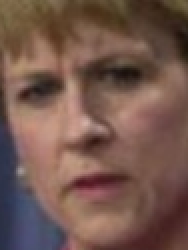
#> input picture data/lfw_diff_pairs/pair000_B.png, 94 x 125 px (shown 2 times larger)
$ python -i mad_features.py   (imports and definitions only)
#> lines starting #> are read from the running program, lines starting #| are printed output that depends on the picture
#> further down, picture is the input picture: shape (125, 94, 3); mean B, G, R 76.9, 86.9, 116.1
"""Feature extraction for single-image morphing-attack detection (S-MAD),
following Venkatesh, Raghavendra, Raja & Busch, "Single Image Face Morphing
Attack Detection Using Ensemble of Features" (IEEE FUSION 2020): color-space
expansion (YCbCr + HSV) -> Laplacian-pyramid scale space -> LBP / HOG / BSIF
texture descriptors, one long feature vector per descriptor per image.

Deviation from the paper: BSIF normally uses a filter bank pre-learned via
ICA on a large natural-image corpus (Kannala & Rahtu, 2012). We do not have
that corpus, so `learn_bsif_filters` learns an equivalent small ICA filter
bank directly from the bona fide training images of each cross-validation
fold instead -- same idea (statistically independent texture filters),
different (and fold-local, leakage-free) training data.
"""
import cv2
import numpy as np
from skimage.feature import local_binary_pattern, hog
from sklearn.decomposition import FastICA

RESIZE = (96, 96)
PYRAMID_LEVELS = 3
LBP_RADIUS, LBP_POINTS = 1, 8
BLOCK, STRIDE = 20, 10
BSIF_PATCH = 5
BSIF_N_FILTERS = 6  # -> 2**6 = 64-bin BSIF code


def to_color_channels(img_bgr):
    """The paper's 'Ic_i, i=1..6': the 3 channels of YCbCr and of HSV."""
    ycc = cv2.cvtColor(img_bgr, cv2.COLOR_BGR2YCrCb)
#> ycc: shape (125, 94, 3); mean of channels 0, 1, 2 94.5, 143.4, 118.1
    hsv = cv2.cvtColor(img_bgr, cv2.COLOR_BGR2HSV)
#> hsv: shape (125, 94, 3); mean H, S, V 24.5, 98.1, 118.4
    return [ycc[:, :, i] for i in range(3)] + [hsv[:, :, i] for i in range(3)]


def laplacian_pyramid(gray, levels=PYRAMID_LEVELS):
    """Classic Laplacian pyramid: `levels-1` high-frequency detail bands plus
    one coarse Gaussian residual, capturing morphing-warp residue at
    multiple scales."""
    g = [gray.astype(np.float32)]
    for _ in range(levels - 1):
        g.append(cv2.pyrDown(g[-1]))
    lap = []
    for i in range(levels - 1):
        up = cv2.pyrUp(g[i + 1], dstsize=(g[i].shape[1], g[i].shape[0]))
        lap.append(g[i] - up)
    lap.append(g[-1])
    return lap


def _normalize_u8(img):
    img = img.astype(np.float32)
    mn, mx = float(img.min()), float(img.max())
    if mx - mn < 1e-6:
        return np.zeros(img.shape, dtype=np.uint8)
    return ((img - mn) / (mx - mn) * 255).astype(np.uint8)


def _resize(img):
    return cv2.resize(_normalize_u8(img), RESIZE, interpolation=cv2.INTER_AREA)


def scale_space_images(img_bgr):
    """The 18 resized scale-space sub-images: 6 color channels x 3
    Laplacian-pyramid levels."""
    out = []
    for ch in to_color_channels(img_bgr):
        for level in laplacian_pyramid(ch):
            out.append(_resize(level))
#> this loop made 6 passes
#> pass 1, in _normalize_u8, `img = img.astype(np.float32)`:
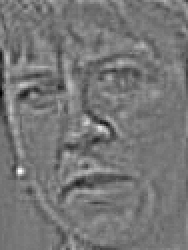
#> img: shape (125, 94) float32 (shown 2 times larger); min -23.24, max 26.57, mean 0; drawn with min black and max white
#> pass 1, in _normalize_u8 (call 2), `img = img.astype(np.float32)`:
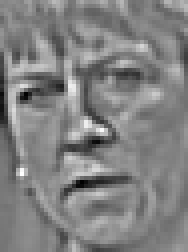
#> img: shape (63, 47) float32 (shown 4 times larger); min -30.72, max 29.37, mean -0.1; drawn with min black and max white
#> after the loop:
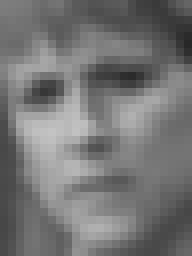
#> level: shape (32, 24) float32 (shown 8 times larger); min 40.92, max 195, mean 117.4
#> after the loop, out = 18 items
    return out


# [9 lines left out: function _block_histogram, not called in this run]


def lbp_descriptor(gray_u8):
    lbp = local_binary_pattern(gray_u8, LBP_POINTS, LBP_RADIUS, method="uniform")
    return _block_histogram(lbp.astype(np.int32), LBP_POINTS + 2)


def hog_descriptor(gray_u8):
    return hog(gray_u8, orientations=9, pixels_per_cell=(16, 16),
               cells_per_block=(2, 2), block_norm="L2-Hys", feature_vector=True)


# [31 lines left out: functions learn_bsif_filters, bsif_descriptor, not called in this run]


def lbp_stream(sub_images):
    return np.concatenate([lbp_descriptor(g) for g in sub_images])


def hog_stream(sub_images):
    return np.concatenate([hog_descriptor(g) for g in sub_images])


def bsif_stream(sub_images, filters):
    return np.concatenate([bsif_descriptor(g, filters) for g in sub_images])

>>> import cv2
>>> picture = cv2.imread('../data/lfw_diff_pairs/pair000_B.png')
>>> result = scale_space_images(picture)
#> result = 18 items

$ run again, on data/lfw_diff_pairs/pair001_B.png
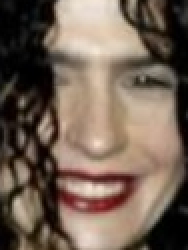
#> input picture data/lfw_diff_pairs/pair001_B.png, 94 x 125 px (shown 2 times larger)
#> picture is the input picture: shape (125, 94, 3); mean B, G, R 85, 98.5, 115.8
#> ycc: shape (125, 94, 3); mean of channels 0, 1, 2 102.2, 137.8, 118.3
#> hsv: shape (125, 94, 3); mean H, S, V 16.6, 85.3, 115.9
#> the loop in scale_space_images, `for ch in to_color_channels(img_bgr):` made 6 passes
#> pass 1, in _normalize_u8, `img = img.astype(np.float32)`:
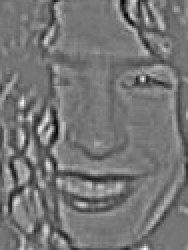
#> img: shape (125, 94) float32 (shown 2 times larger); min -46.51, max 53.69, mean -0.1; drawn with min black and max white
#> after the loop in scale_space_images, `for ch in to_color_channels(img_bgr):`:
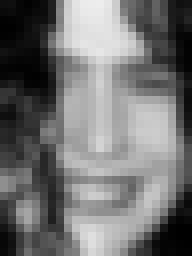
#> level: shape (32, 24) float32 (shown 8 times larger); min 0.194, max 237.7, mean 114
#> after the loop in scale_space_images, `for ch in to_color_channels(img_bgr):`: out = 18 items

$ run again, on data/lfw_diff_pairs/pair002_B.png
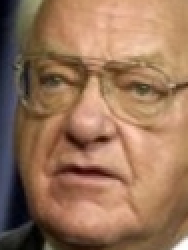
#> input picture data/lfw_diff_pairs/pair002_B.png, 94 x 125 px (shown 2 times larger)
#> picture is the input picture: shape (125, 94, 3); mean B, G, R 89, 115.1, 152
#> ycc: shape (125, 94, 3); mean of channels 0, 1, 2 123.2, 148.6, 108.7
#> hsv: shape (125, 94, 3); mean H, S, V 23.2, 113.2, 153.7
#> the loop in scale_space_images, `for ch in to_color_channels(img_bgr):` made 6 passes
#> pass 1, in _normalize_u8, `img = img.astype(np.float32)`:
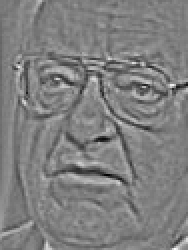
#> img: shape (125, 94) float32 (shown 2 times larger); min -47.73, max 47.52, mean 0; drawn with min black and max white
#> after the loop in scale_space_images, `for ch in to_color_channels(img_bgr):`:
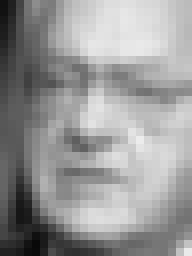
#> level: shape (32, 24) float32 (shown 8 times larger); min 9.55, max 236, mean 151.9
#> after the loop in scale_space_images, `for ch in to_color_channels(img_bgr):`: out = 18 items

$ run again, on data/lfw_diff_pairs/pair003_B.png
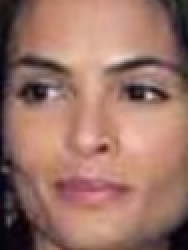
#> input picture data/lfw_diff_pairs/pair003_B.png, 94 x 125 px (shown 2 times larger)
#> picture is the input picture: shape (125, 94, 3); mean B, G, R 103.6, 115.6, 156.1
#> ycc: shape (125, 94, 3); mean of channels 0, 1, 2 126.3, 149.2, 115.2
#> hsv: shape (125, 94, 3); mean H, S, V 31.4, 88.4, 156.3
#> the loop in scale_space_images, `for ch in to_color_channels(img_bgr):` made 6 passes
#> pass 1, in _normalize_u8, `img = img.astype(np.float32)`:
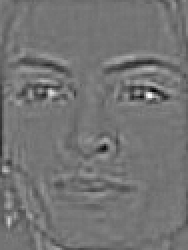
#> img: shape (125, 94) float32 (shown 2 times larger); min -50.33, max 59.76, mean -0.1; drawn with min black and max white
#> after the loop in scale_space_images, `for ch in to_color_channels(img_bgr):`:
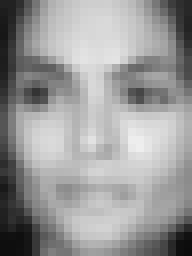
#> level: shape (32, 24) float32 (shown 8 times larger); min 12.47, max 238.2, mean 153.6
#> after the loop in scale_space_images, `for ch in to_color_channels(img_bgr):`: out = 18 items
